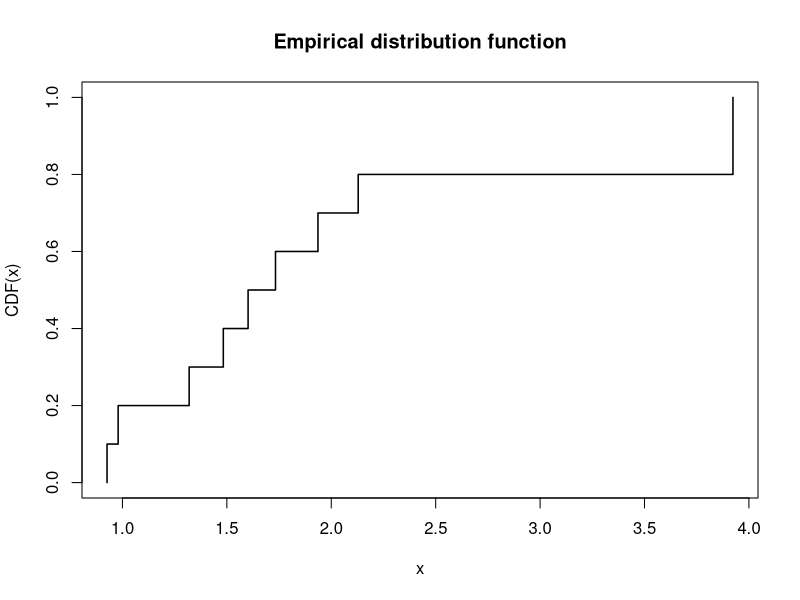
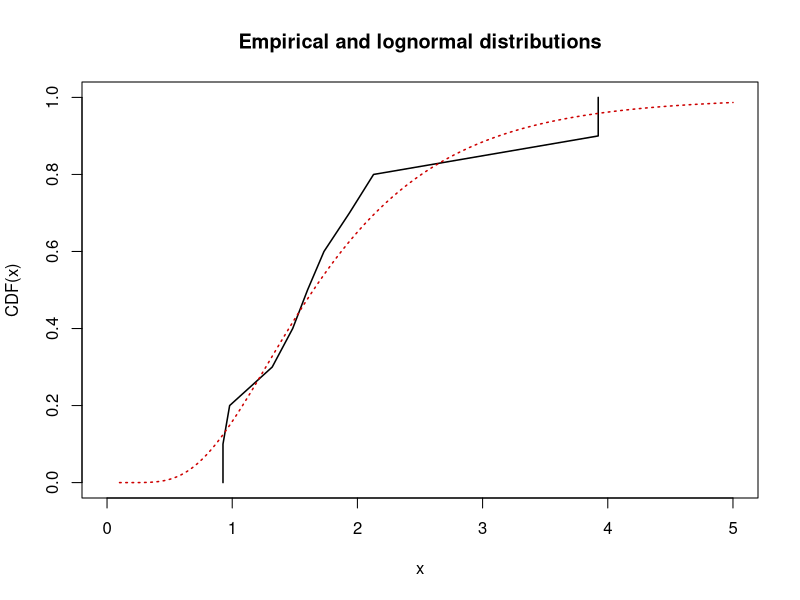

These figures' R source, in order:
# clear variables and close windows
rm(list = ls(all = TRUE))
graphics.off()

# Pseudo random numbers
set.seed(25)

r = rlnorm(10, 0.5, 0.5)

edf = function(x) {
    n = length(x)
    x = sort(x)
    a = (1:n - 1)/n
    aa = cbind(x[2:n], a[2:n])
    bb = cbind(x[1:n - 1], a[2:n])
    cc = rbind(aa, bb)
    
    edf = apply(aa, 2, sort)
    end = dim(edf)[1]
    edf = rbind(c(edf[1, 1], 0), edf, c(edf[end, 1], 1))
    return(edf)
}

y = edf(r)

x = y[, 1]
y = y[, 2]

xw = (10:500)/100
w = plnorm(xw, 0.5, 0.5)

plot(x, y, col = "black", type = "s", lty = 1, lwd = 1.5, xlab = "x", ylab = "CDF(x)")
title("Empirical distribution function")

dev.new()
plot(x, y, type = "l", col = "black", lwd = 1.5, xlab = "x", xlim = c(0, 5), ylab = "CDF(x)")
lines(xw, w, col = "red3", lty = 3, lwd = 1.5)
title("Empirical and lognormal distributions")
